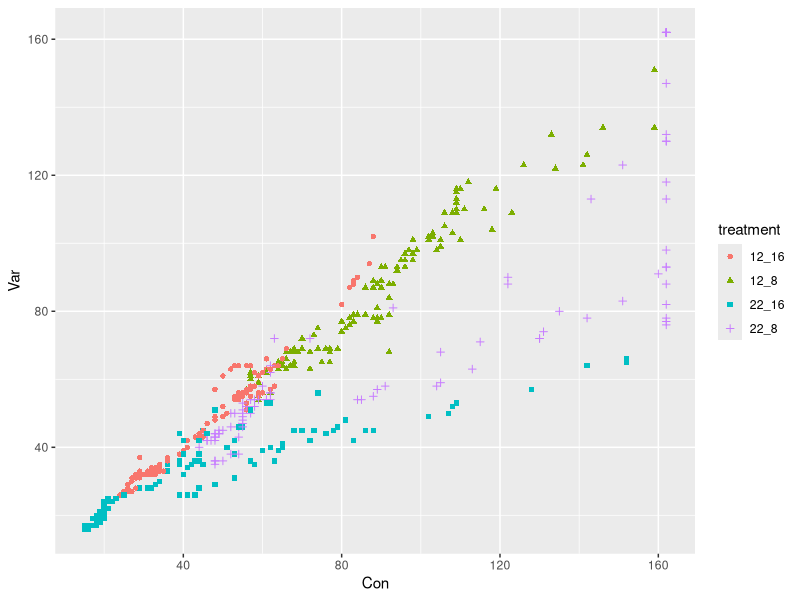
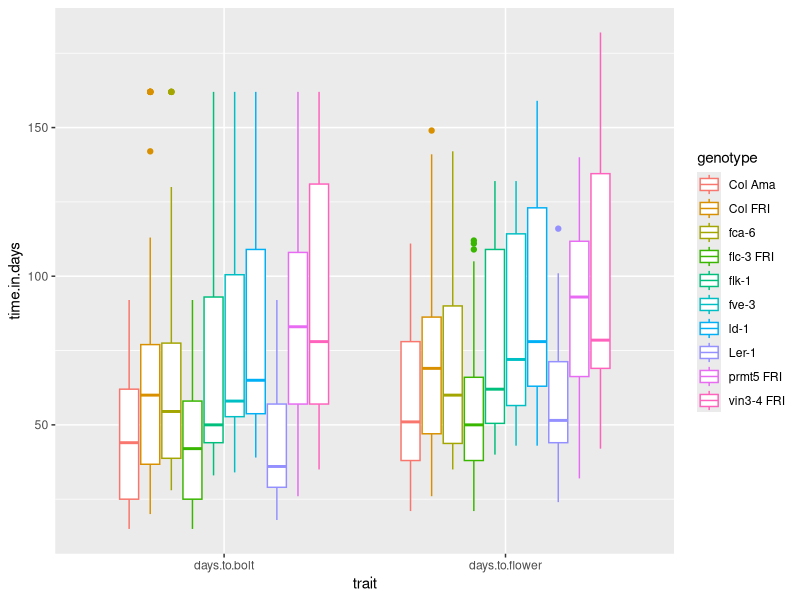
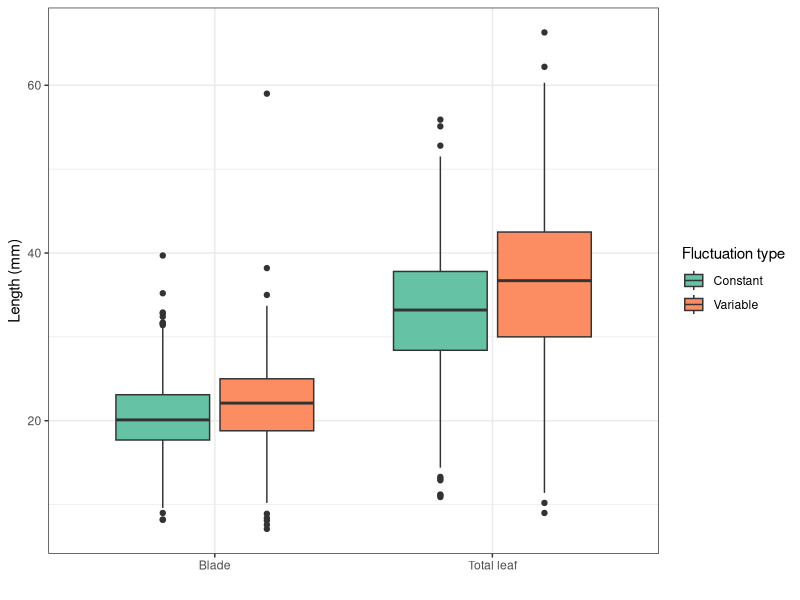

Recreate these plots in R, in order.
## ---- chunk 1
knitr::opts_chunk$set(echo = TRUE)
## ---- chunk 2
# Chargez la librairie `tidyverse`

# Changez votre répertoire de travail pour être dans `session3_plots_reorganisation`

# Importer `burghardt_et_al_2015_expt1.txt` et mettez le dans un objet appelé `expt1`

## ---- chunk 3
# Chargez la librairie `tidyverse` (aide: utilisez la fonction `library()`)
library(tidyverse)

# Importer `burghardt_et_al_2015_expt1.txt` et mettez le dans un objet appelé `expt1`
#(aide: utilisez la fonction `read_tsv()`)

expt1 <- read_tsv("../data/burghardt_et_al_2015_expt1.txt")

## ---- chunk 4
# Créez une nouvelle table avec la colonne supplémentare  
expt1.cm <- mutate(expt1, total.leaf.length.cm = total.leaf.length.mm/10)

# Vérifier que la nouvelle colonne est bien là
colnames(expt1.cm)
## ---- chunk 5
# Créez deux nouvelles colonnes
expt1.cm <- mutate(expt1, 
                   blade.length.cm = blade.length.mm/10,
                   total.leaf.length.cm = total.leaf.length.mm/10)

# Vérifier que les nouvelles colonnes sont bien là
colnames(expt1.cm)
## ---- chunk 6
# Créez deux nouvelles colonnes
expt1.concatenated <- unite(expt1, "Vern_survival_bolt",vernalization,survival.bolt,bolt)

# Vérifier que la nouvelles colonnes sont bien là
colnames(expt1.concatenated)
## ---- chunk 7
# Créez deux nouvelles colonnes
expt1.separated <- separate(expt1, background, into=c("genotype", "FRI mutation"))

# Vérifier que la nouvelles colonnes sont bien là
colnames(expt1.separated)
## ---- chunk 8

expt1_subset <- select(expt1, plant_nb:vernalization, days.to.bolt)


## ---- chunk 9

expt1_wide <- spread(expt1_subset, key=fluctuation, value = days.to.bolt)


## ---- chunk 10

unite(expt1_wide, "treatment", temperature, day.length) %>% 
ggplot(aes(x=Con, y=Var, col=treatment, shape=treatment)) +
  geom_point()


## ---- chunk 11
expt1_long <- gather(expt1, "trait", "time.in.days", days.to.bolt, days.to.flower)
## ---- chunk 12
ggplot(expt1_long, aes(x=trait, y=time.in.days, color=genotype)) +
  geom_boxplot()
## ---- chunk 13

gather(expt1, "trait", "length.mm", blade.length.mm, total.leaf.length.mm) %>% 
  ggplot(aes(x=trait, y=length.mm, fill=fluctuation)) +
  geom_boxplot() +
  scale_fill_brewer(palette = "Set2", labels = c("Con"="Constant", "Var"="Variable"), 
                    name="Fluctuation type") +
  theme_bw() +
  scale_x_discrete(name="",labels=c("blade.length.mm"="Blade","total.leaf.length.mm"="Total leaf")) +
  ylab("Length (mm)")


## ---- chunk 14

arrange(expt1, days.to.flower)


## ---- chunk 15

arrange(expt1, desc(days.to.flower))

## ---- chunk 16
band_members
## ---- chunk 17
band_instruments
## ---- chunk 18
full_join(band_members, band_instruments, by="name")
## ---- chunk 19
left_join(band_members, band_instruments, by="name")
## ---- chunk 20
right_join(band_instruments, band_members, by="name")
## ---- chunk 21
inner_join(band_members, band_instruments, by="name")
